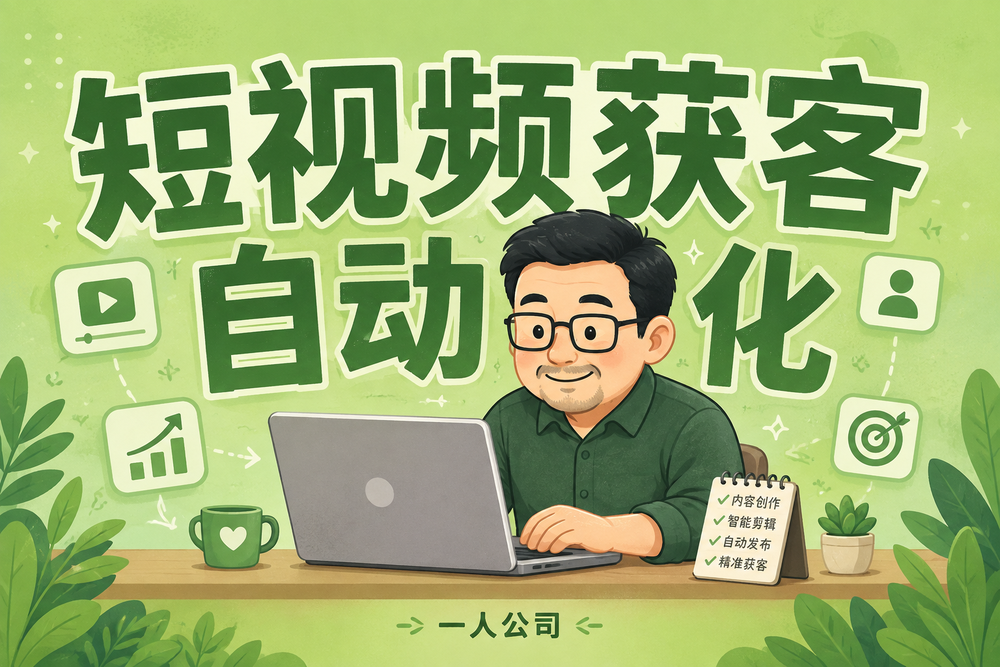
#> input picture skills/gzh-daily-pipeline/assets/sample_opener.png, 1000 x 667 px, shrunk from 1536 x 1024 before the run
$ python -i cover_watermark.py   (imports and definitions only)
#> lines starting #> are read from the running program, lines starting #| are printed output that depends on the picture
#!/usr/bin/env python3
"""
cover_watermark.py — 遮盖智谱 CogView 系列图片右下角的「AI生成」水印。

背景：智谱水印为服务端强制，API 参数（watermark_enabled / watermark）均无法关闭。
处理方式：在右下角水印区域绘制白色矩形遮盖。配合 prompt 末尾加
「画面右下角保持纯白空白，不要画任何东西」可避免切断画面线条。

开关：读 GZH_COVER_WATERMARK（config/pipeline.env），true 才执行，否则原样退出（exit 0）。
用法：python3 cover_watermark.py <图片1> [图片2 ...]（原地覆盖保存）
依赖：Pillow（PIL）。需要能 import PIL 的解释器执行。
退出码：0 成功或跳过；1 无图片参数；2 缺 Pillow；3 开关未开启；
        4 某图片处理失败（其余图片仍会处理完）。
"""
import os
import sys

# 水印遮盖区域（相对比例，1024x1024 实测 [845,945]-[1024,1024] 有效；
# 按比例适配其他分辨率）。x0, y0, x1, y1
COVER_BOX_RATIO = (0.825, 0.923, 1.0, 1.0)
ENV_KEY = "GZH_COVER_WATERMARK"


# [35 lines left out: functions find_project_root, switch_enabled, not called in this run]


def cover(path):
#> called with path = '../assets/sample_opener.png'
    from PIL import Image, ImageDraw

    im = Image.open(path)
#> im is the input picture: PIL image 1000x667 RGB; mean R, G, B 154.5, 177.2, 112.3
    has_alpha = im.mode in ("RGBA", "LA")
#> has_alpha = False
    if has_alpha:
        im = im.convert("RGBA")
        overlay = Image.new("RGBA", im.size, (0, 0, 0, 0))
        d = ImageDraw.Draw(overlay)
    else:
        im = im.convert("RGB")
        d = ImageDraw.Draw(im)

    w, h = im.size
#> w = 1000; h = 667
    x0, y0, x1, y1 = COVER_BOX_RATIO
    box = [round(x0 * w), round(y0 * h), round(x1 * w), round(y1 * h)]
#> box = [825, 616, 1000, 667]
    if has_alpha:
        d.rectangle(box, fill=(255, 255, 255, 255))
        im = Image.alpha_composite(im, overlay).convert("RGB")
    else:
        d.rectangle(box, fill=(255, 255, 255))

    save_kwargs = {"quality": 92} if path.lower().endswith((".jpg", ".jpeg")) else {}
    im.save(path, **save_kwargs)
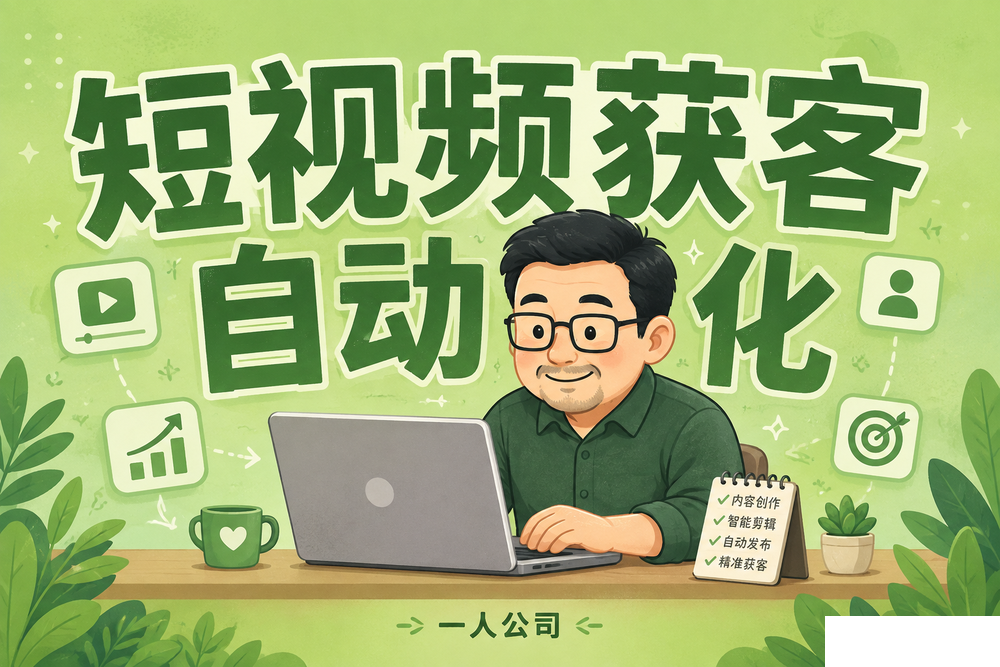
#> saved as sample_opener.png: PIL image 1000x667 RGB; mean R, G, B 156.8, 178.7, 114.9
    print(f"OK   已遮盖水印 {path} box={box}")
#| OK   已遮盖水印 ../assets/sample_opener.png box=[825, 616, 1000, 667]


# [30 lines left out: function main, not called in this run]


# [2 lines not run here, left out]

>>> result = cover('../assets/sample_opener.png')
